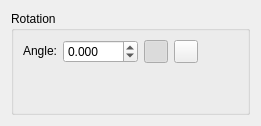
                     <widget class="QWidget" name="tabRotate">
                      <attribute name="title">
                       <string>Rotate</string>
                      </attribute>
                      <layout class="QVBoxLayout" name="verticalLayout_24">
                       <item>
                        <widget class="QGroupBox" name="groupBoxCurrentPieceRotation">
                         <property name="title">
                          <string>Rotation</string>
                         </property>
                         <layout class="QGridLayout" name="gridLayout_2">
                          <item row="0" column="3">
                           <widget class="QToolButton" name="toolButtonCurrentPieceRotationClockwise">
                            <property name="text">
                             <string notr="true"/>
                            </property>
                            <property name="icon">
                             <iconset theme="object-rotate-right">
                              <normaloff>.</normaloff>.</iconset>
                            </property>
                            <property name="checkable">
                             <bool>true</bool>
                            </property>
                            <attribute name="buttonGroup">
                             <string notr="true">buttonGroupRotationDirection</string>
                            </attribute>
                           </widget>
                          </item>
                          <item row="0" column="1">
                           <widget class="QDoubleSpinBox" name="doubleSpinBoxCurrentPieceAngle">
                            <property name="decimals">
                             <number>3</number>
                            </property>
                            <property name="minimum">
                             <double>-360.000000000000000</double>
                            </property>
                            <property name="maximum">
                             <double>360.000000000000000</double>
                            </property>
                            <property name="singleStep">
                             <double>0.100000000000000</double>
                            </property>
                           </widget>
                          </item>
                          <item row="0" column="4">
                           <spacer name="horizontalSpacer">
                            <property name="orientation">
                             <enum>Qt::Horizontal</enum>
                            </property>
                            <property name="sizeHint" stdset="0">
                             <size>
                              <width>40</width>
                              <height>20</height>
                             </size>
                            </property>
                           </spacer>
                          </item>
                          <item row="0" column="2">
                           <widget class="QToolButton" name="toolButtonCurrentPieceRotationAnticlockwise">
                            <property name="text">
                             <string notr="true"/>
                            </property>
                            <property name="icon">
                             <iconset theme="object-rotate-left">
                              <normaloff>.</normaloff>.</iconset>
                            </property>
                            <property name="checkable">
                             <bool>true</bool>
                            </property>
                            <property name="checked">
                             <bool>true</bool>
                            </property>
                            <attribute name="buttonGroup">
                             <string notr="true">buttonGroupRotationDirection</string>
                            </attribute>
                           </widget>
                          </item>
                          <item row="0" column="0">
                           <widget class="QLabel" name="labelCurrentPieceAngle">
                            <property name="sizePolicy">
                             <sizepolicy hsizetype="Preferred" vsizetype="Fixed">
                              <horstretch>0</horstretch>
                              <verstretch>0</verstretch>
                             </sizepolicy>
                            </property>
                            <property name="text">
                             <string>Angle:</string>
                            </property>
                           </widget>
                          </item>
                          <item row="1" column="0">
                           <spacer name="verticalSpacer">
                            <property name="orientation">
                             <enum>Qt::Vertical</enum>
                            </property>
                            <property name="sizeHint" stdset="0">
                             <size>
                              <width>20</width>
                              <height>40</height>
                             </size>
                            </property>
                           </spacer>
                          </item>
                         </layout>
                        </widget>
                       </item>
                      </layout>
                     </widget>
